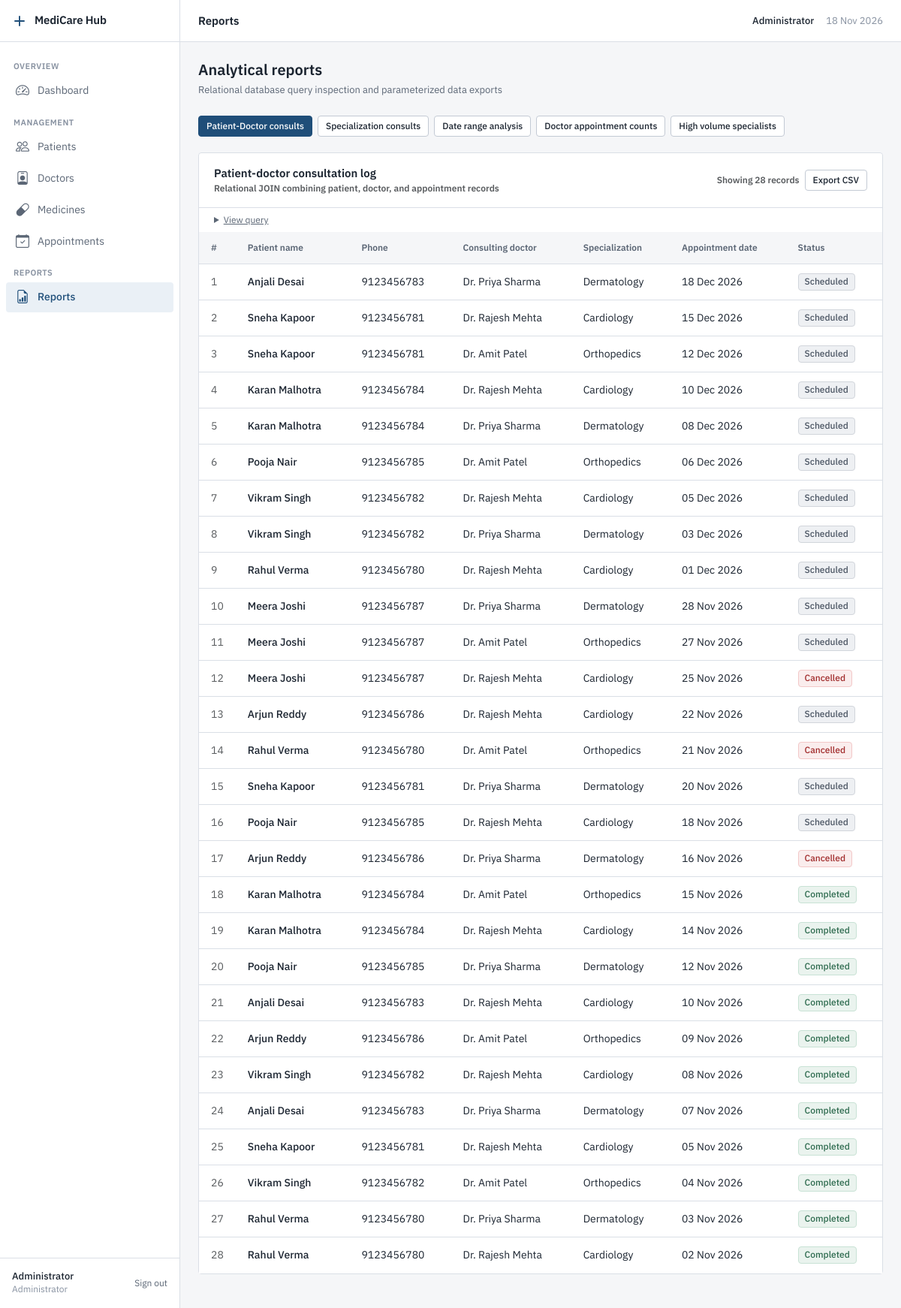
Screenshot of /admin/reports.php (signed in) with the database file from the repository.
### tables this page shows
CREATE TABLE Appointment (
    appointment_id INT AUTO_INCREMENT PRIMARY KEY,
    patient_id INT NOT NULL,
    doctor_id INT NOT NULL,
    appointment_date DATE NOT NULL,
    status ENUM('Scheduled','Completed','Cancelled') DEFAULT 'Scheduled',
    FOREIGN KEY (patient_id) REFERENCES Patient(patient_id) ON DELETE CASCADE,
    FOREIGN KEY (doctor_id) REFERENCES Doctor(doctor_id) ON DELETE CASCADE
);

CREATE TABLE Patient (
    patient_id INT AUTO_INCREMENT PRIMARY KEY,
    name VARCHAR(100) NOT NULL,
    age INT NOT NULL,
    gender ENUM('Male','Female','Other') NOT NULL,
    phone VARCHAR(20) NOT NULL
);

CREATE TABLE Doctor (
    doctor_id INT AUTO_INCREMENT PRIMARY KEY,
    name VARCHAR(100) NOT NULL,
    specialization VARCHAR(100) NOT NULL,
    phone VARCHAR(20) NOT NULL
);

### includes/functions.php (called while the page is built, shortened)
<?php
function e(string $str): string
{
    return htmlspecialchars($str, ENT_QUOTES, 'UTF-8');
}
function formatDate(string $date): string
{
    return date('d M Y', strtotime($date));
}
function getStatusBadgeClass(string $status): string
{
    return match (strtolower($status)) {
        'scheduled' => 'bg-primary',
        'completed' => 'bg-success',
        'cancelled' => 'bg-danger',
        default     => 'bg-secondary',
    };
}

### admin/reports.php (the view, shortened to what this page needs)
<?php
require_once __DIR__ . '/../config/db.php';
require_once __DIR__ . '/../includes/functions.php';
$activeTab = $_GET['tab'] ?? 'a';
$sqlA = "SELECT p.name AS patient_name, p.phone AS patient_phone, d.name AS doctor_name, d.specialization, a.appointment_date, a.status
FROM Appointment a
JOIN Patient p ON a.patient_id = p.patient_id
JOIN Doctor d ON a.doctor_id = d.doctor_id
ORDER BY a.appointment_date DESC";
$stmtA = $pdo->query($sqlA);
$resultsA = $stmtA->fetchAll();
require_once __DIR__ . '/../includes/header.php';
?>
<div class="page-header">
    <div>
        <h2 class="page-title">Analytical reports</h2>
        <p class="page-description">Relational database query inspection and parameterized data exports</p>
    </div>
</div>
<ul class="nav nav-pills mb-4 gap-2 flex-wrap" id="reportTabs" role="tablist">
    <li class="nav-item">
        <a class="btn <?php echo ($activeTab === 'a') ? 'btn-primary' : 'btn-secondary'; ?> btn-sm" href="?tab=a">Patient-Doctor consults</a>
    </li>
    <li class="nav-item">
        <a class="btn <?php echo ($activeTab === 'b') ? 'btn-primary' : 'btn-secondary'; ?> btn-sm" href="?tab=b">Specialization consults</a>
    </li>
    <li class="nav-item">
        <a class="btn <?php echo ($activeTab === 'c') ? 'btn-primary' : 'btn-secondary'; ?> btn-sm" href="?tab=c">Date range analysis</a>
    </li>
    <li class="nav-item">
        <a class="btn <?php echo ($activeTab === 'd') ? 'btn-primary' : 'btn-secondary'; ?> btn-sm" href="?tab=d">Doctor appointment counts</a>
    </li>
    <li class="nav-item">
        <a class="btn <?php echo ($activeTab === 'e') ? 'btn-primary' : 'btn-secondary'; ?> btn-sm" href="?tab=e">High volume specialists</a>
    </li>
</ul>
<?php if ($activeTab === 'a'): ?>
    <div class="card mb-4">
        <div class="card-header">
            <div>
                <div>Patient-doctor consultation log</div>
                <div class="small text-muted font-normal">Relational JOIN combining patient, doctor, and appointment records</div>
            </div>
            <div class="d-flex align-items-center gap-2">
                <span class="small text-muted">Showing <?php echo count($resultsA); ?> records</span>
                <a href="/medicarehub/admin/export_csv.php?report=a" class="btn btn-secondary btn-sm">Export CSV</a>
            </div>
        </div>
        <div class="card-body py-2">
            <details>
                <summary class="query-toggle-btn">View query</summary>
            </details>
        </div>
        <div class="table-responsive">
            <table class="table">
                <thead>
                    <tr>
                        <th style="width: 40px;">#</th>
                        <th>Patient name</th>
                        <th>Phone</th>
                        <th>Consulting doctor</th>
                        <th>Specialization</th>
                        <th>Appointment date</th>
                        <th>Status</th>
                    </tr>
                </thead>
                <tbody>
                    <?php if (empty($resultsA)): ?>
                        <tr><td colspan="7" class="empty-state">No appointments recorded.</td></tr>
                    <?php else: ?>
                        <?php foreach ($resultsA as $idx => $r): ?>
                            <tr>
                                <td class="text-muted tabular-nums"><?php echo $idx + 1; ?></td>
                                <td class="fw-medium"><?php echo e($r['patient_name']); ?></td>
                                <td class="tabular-nums"><?php echo e($r['patient_phone']); ?></td>
                                <td><?php echo e($r['doctor_name']); ?></td>
                                <td><?php echo e($r['specialization']); ?></td>
                                <td><?php echo formatDate($r['appointment_date']); ?></td>
                                <td>
                                    <span class="badge <?php echo getStatusBadgeClass($r['status']); ?>">
                                        <?php echo e($r['status']); ?>
                                    </span>
                                </td>
                            </tr>
                        <?php endforeach; ?>
                    <?php endif; ?>
                </tbody>
            </table>
        </div>
    </div>
<?php endif; ?>
<?php require_once __DIR__ . '/../includes/footer.php'; ?>

### assets/css/style.css (style rules this page uses)
:root { --bg: #F5F6F8; --surface: #FFFFFF; --border: #DADFE6; --border-strong: #C3CAD4; --text: #1B2430; --text-secondary: #5B6675; --text-muted: #8791A0; --accent: #1F4E79; --accent-hover: #173B5C; --accent-subtle: #EAF0F6; --status-success: #2E6B4F; --status-success-bg: #EAF3EE; --status-warning: #8A5A00; --status-warning-bg: #FBF3E2; --status-danger: #A12C2C; --status-danger-bg: #FAEDED; --status-neutral: #4B5563; --status-neutral-bg: #EEF0F3; --radius: 4px; --sidebar-width: 240px; --topbar-height: 56px; --shadow-overlay: 0 4px 12px rgba(0, 0, 0, 0.08); }
*, *::before, *::after { box-sizing: border-box; }
html, body { margin: 0; padding: 0; background-color: var(--bg); color: var(--text); font-family: 'IBM Plex Sans', -apple-system, BlinkMacSystemFont, "Segoe UI", Roboto, sans-serif; font-size: 14px; line-height: 1.5; font-weight: 400; -webkit-font-smoothing: antialiased; -moz-osx-font-smoothing: grayscale; }
h1, h2, h3, h4, h5, h6 { color: var(--text); font-weight: 600; line-height: 1.3; margin-top: 0; margin-bottom: 0.5rem; letter-spacing: normal; text-transform: none; }
h2 { font-size: 20px; }
p { margin-top: 0; margin-bottom: 0.5rem; }
small, .small { font-size: 12px; }
a { color: var(--accent); text-decoration: none; transition: color 0.15s ease; }
.tabular-nums, .stat-value, table td, table th, .font-monospace { font-variant-numeric: tabular-nums; }
.page-header { display: flex; align-items: flex-start; justify-content: space-between; margin-bottom: 24px; gap: 16px; }
.page-title { font-size: 20px; font-weight: 600; color: var(--text); margin-bottom: 4px; }
.page-description { font-size: 13px; color: var(--text-secondary); margin-bottom: 0; }
.card { background-color: var(--surface); border: 1px solid var(--border); border-radius: var(--radius); box-shadow: none; margin-bottom: 24px; }
.card-header { background-color: var(--surface); border-bottom: 1px solid var(--border); padding: 16px 20px; font-size: 15px; font-weight: 600; color: var(--text); display: flex; align-items: center; justify-content: space-between; }
.card-body { padding: 20px; }
.btn { height: 36px; padding: 0 16px; font-size: 13px; font-weight: 500; font-family: inherit; border-radius: var(--radius); display: inline-flex; align-items: center; justify-content: center; gap: 8px; border: 1px solid transparent; cursor: pointer; text-decoration: none; transition: background-color 0.15s ease, border-color 0.15s ease, color 0.15s ease; white-space: nowrap; box-shadow: none !important; }
.btn-primary { background-color: var(--accent); border-color: var(--accent); color: #FFFFFF; }
.btn-secondary, .btn-outline-secondary, .btn-light { background-color: var(--surface); border-color: var(--border-strong); color: var(--text); }
.btn-sm { height: 28px; padding: 0 10px; font-size: 12px; }
.table { width: 100%; margin-bottom: 0; color: var(--text); border-collapse: collapse; vertical-align: middle; }
.table thead th { background-color: var(--bg); color: var(--text-secondary); font-size: 12px; font-weight: 600; text-transform: none; letter-spacing: normal; border-bottom: 1px solid var(--border); border-top: none; padding: 12px 16px; white-space: nowrap; }
.table tbody td { padding: 12px 16px; font-size: 14px; border-bottom: 1px solid var(--border); height: 48px; background-color: var(--surface); color: var(--text); }
.table tbody tr:last-child td { border-bottom: none; }
.badge, .badge-status { display: inline-flex; align-items: center; padding: 2px 8px; font-size: 12px; font-weight: 500; line-height: 1.4; border-radius: var(--radius); border: 1px solid transparent; white-space: nowrap; text-transform: capitalize; }
.badge-status-completed, .badge.bg-success { background-color: var(--status-success-bg) !important; color: var(--status-success) !important; border-color: #C8E2D5 !important; }
.badge-status-scheduled, .badge.bg-primary { background-color: var(--status-neutral-bg) !important; color: var(--status-neutral) !important; border-color: #D1D5DB !important; }
.badge-status-cancelled, .badge.bg-danger { background-color: var(--status-danger-bg) !important; color: var(--status-danger) !important; border-color: #F3C8C8 !important; }
.query-toggle-btn { font-size: 12px; color: var(--text-secondary); cursor: pointer; background: transparent; border: none; padding: 0; text-decoration: underline; }
* { text-shadow: none !important; }
.card, .stat-card, .btn, .form-control, .form-select, .table-container, .alert { box-shadow: none !important; }

### rows the page displays
appointment: patient.name "Anjali Desai", patient.phone "9123456783", doctor.name "Dr. Priya Sharma", doctor.specialization "Dermatology", appointment_date "18 Dec 2026", status "Scheduled"
appointment: patient.name "Sneha Kapoor", patient.phone "9123456781", doctor.name "Dr. Rajesh Mehta", doctor.specialization "Cardiology", appointment_date "15 Dec 2026", status "Scheduled"
appointment: patient.name "Sneha Kapoor", patient.phone "9123456781", doctor.name "Dr. Amit Patel", doctor.specialization "Orthopedics", appointment_date "12 Dec 2026", status "Scheduled"
appointment: patient.name "Karan Malhotra", patient.phone "9123456784", doctor.name "Dr. Rajesh Mehta", doctor.specialization "Cardiology", appointment_date "10 Dec 2026", status "Scheduled"
appointment: patient.name "Karan Malhotra", patient.phone "9123456784", doctor.name "Dr. Priya Sharma", doctor.specialization "Dermatology", appointment_date "08 Dec 2026", status "Scheduled"
appointment: patient.name "Pooja Nair", patient.phone "9123456785", doctor.name "Dr. Amit Patel", doctor.specialization "Orthopedics", appointment_date "06 Dec 2026", status "Scheduled"
appointment: patient.name "Vikram Singh", patient.phone "9123456782", doctor.name "Dr. Rajesh Mehta", doctor.specialization "Cardiology", appointment_date "05 Dec 2026", status "Scheduled"
appointment: patient.name "Vikram Singh", patient.phone "9123456782", doctor.name "Dr. Priya Sharma", doctor.specialization "Dermatology", appointment_date "03 Dec 2026", status "Scheduled"
appointment: patient.name "Rahul Verma", patient.phone "9123456780", doctor.name "Dr. Rajesh Mehta", doctor.specialization "Cardiology", appointment_date "01 Dec 2026", status "Scheduled"
appointment: patient.name "Meera Joshi", patient.phone "9123456787", doctor.name "Dr. Priya Sharma", doctor.specialization "Dermatology", appointment_date "28 Nov 2026", status "Scheduled"
appointment: patient.name "Meera Joshi", patient.phone "9123456787", doctor.name "Dr. Amit Patel", doctor.specialization "Orthopedics", appointment_date "27 Nov 2026", status "Scheduled"
appointment: patient.name "Meera Joshi", patient.phone "9123456787", doctor.name "Dr. Rajesh Mehta", doctor.specialization "Cardiology", appointment_date "25 Nov 2026", status "Cancelled"
appointment: patient.name "Arjun Reddy", patient.phone "9123456786", doctor.name "Dr. Rajesh Mehta", doctor.specialization "Cardiology", appointment_date "22 Nov 2026", status "Scheduled"
appointment: patient.name "Rahul Verma", patient.phone "9123456780", doctor.name "Dr. Amit Patel", doctor.specialization "Orthopedics", appointment_date "21 Nov 2026", status "Cancelled"
appointment: patient.name "Sneha Kapoor", patient.phone "9123456781", doctor.name "Dr. Priya Sharma", doctor.specialization "Dermatology", appointment_date "20 Nov 2026", status "Scheduled"
appointment: patient.name "Pooja Nair", patient.phone "9123456785", doctor.name "Dr. Rajesh Mehta", doctor.specialization "Cardiology", appointment_date "18 Nov 2026", status "Scheduled"
appointment: patient.name "Arjun Reddy", patient.phone "9123456786", doctor.name "Dr. Priya Sharma", doctor.specialization "Dermatology", appointment_date "16 Nov 2026", status "Cancelled"
appointment: patient.name "Karan Malhotra", patient.phone "9123456784", doctor.name "Dr. Amit Patel", doctor.specialization "Orthopedics", appointment_date "15 Nov 2026", status "Completed"
appointment: patient.name "Karan Malhotra", patient.phone "9123456784", doctor.name "Dr. Rajesh Mehta", doctor.specialization "Cardiology", appointment_date "14 Nov 2026", status "Completed"
appointment: patient.name "Pooja Nair", patient.phone "9123456785", doctor.name "Dr. Priya Sharma", doctor.specialization "Dermatology", appointment_date "12 Nov 2026", status "Completed"
appointment: patient.name "Anjali Desai", patient.phone "9123456783", doctor.name "Dr. Rajesh Mehta", doctor.specialization "Cardiology", appointment_date "10 Nov 2026", status "Completed"
appointment: patient.name "Arjun Reddy", patient.phone "9123456786", doctor.name "Dr. Amit Patel", doctor.specialization "Orthopedics", appointment_date "09 Nov 2026", status "Completed"
appointment: patient.name "Vikram Singh", patient.phone "9123456782", doctor.name "Dr. Rajesh Mehta", doctor.specialization "Cardiology", appointment_date "08 Nov 2026", status "Completed"
appointment: patient.name "Anjali Desai", patient.phone "9123456783", doctor.name "Dr. Priya Sharma", doctor.specialization "Dermatology", appointment_date "07 Nov 2026", status "Completed"
appointment: patient.name "Sneha Kapoor", patient.phone "9123456781", doctor.name "Dr. Rajesh Mehta", doctor.specialization "Cardiology", appointment_date "05 Nov 2026", status "Completed"
appointment: patient.name "Vikram Singh", patient.phone "9123456782", doctor.name "Dr. Amit Patel", doctor.specialization "Orthopedics", appointment_date "04 Nov 2026", status "Completed"
appointment: patient.name "Rahul Verma", patient.phone "9123456780", doctor.name "Dr. Priya Sharma", doctor.specialization "Dermatology", appointment_date "03 Nov 2026", status "Completed"
appointment: patient.name "Rahul Verma", patient.phone "9123456780", doctor.name "Dr. Rajesh Mehta", doctor.specialization "Cardiology", appointment_date "02 Nov 2026", status "Completed"

### other values shown
$sectionTitle "OVERVIEW"
$item['label'] "Dashboard"
$sectionTitle "MANAGEMENT"
$item['label'] "Patients"
$item['label'] "Doctors"
$item['label'] "Medicines"
$item['label'] "Appointments"
$sectionTitle "REPORTS"
$item['label'] "Reports"
$userName "Administrator"
$pageTitle "Reports"
$_SESSION['user_name'] "Administrator"
count($resultsA) "28"
